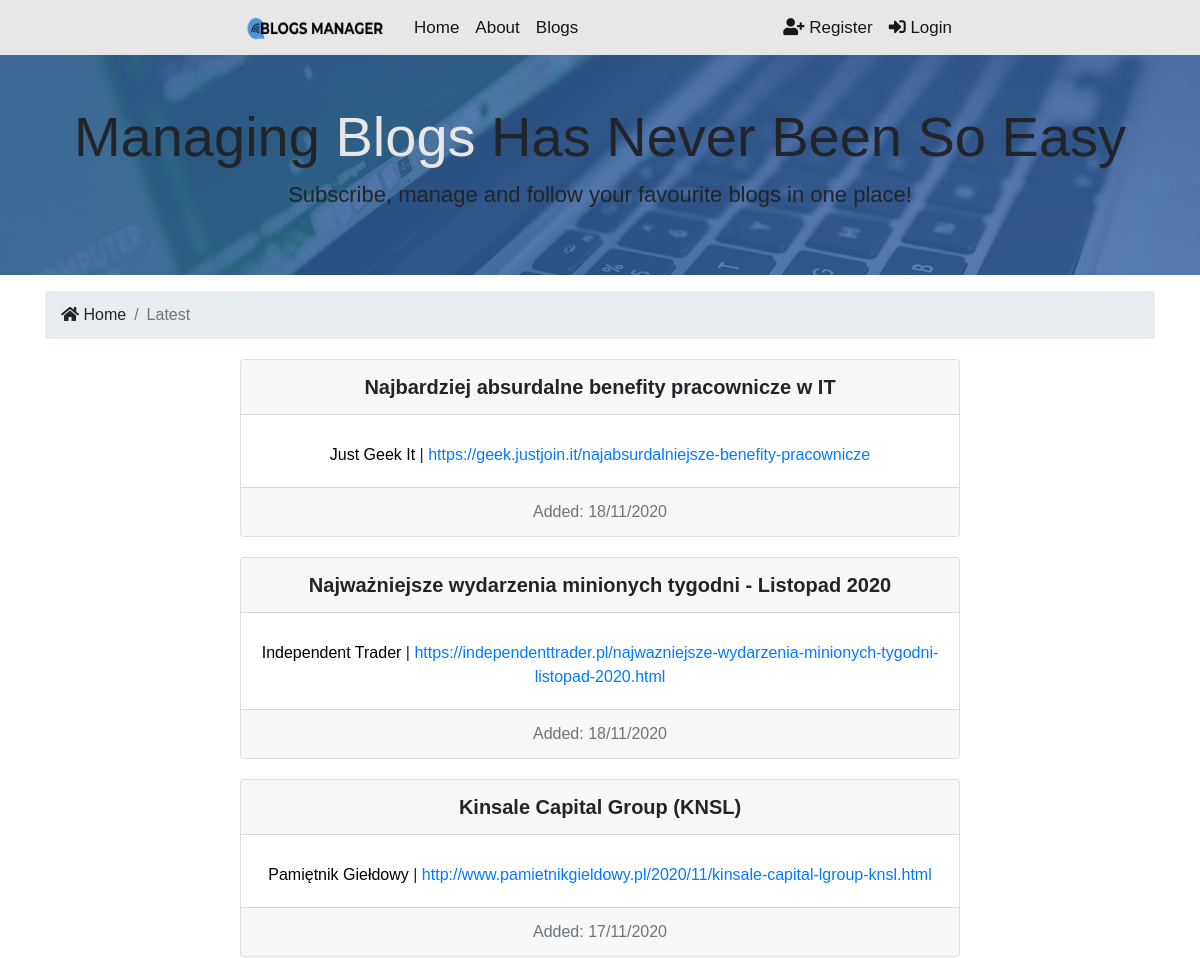
/ (upper part), run on an earlier commit of the app's database.
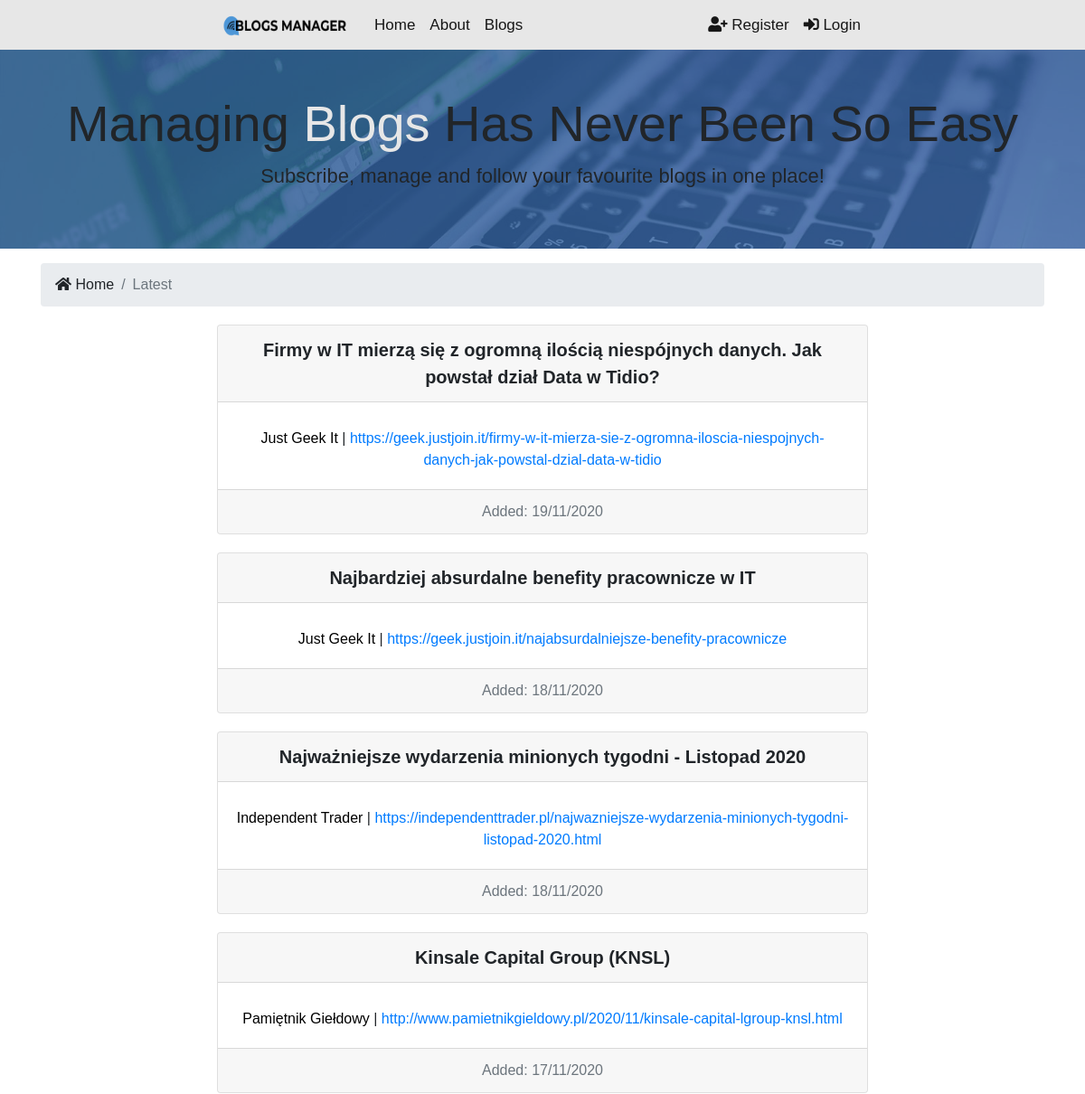
And on a later commit of the database.
### blogs/models.py (models this page shows, shortened)
class BlogPost(models.Model):
    name = models.CharField(max_length=200)
    url = models.CharField(max_length=200)
    added = models.DateTimeField()
    blog = models.ForeignKey(Blog, on_delete=models.CASCADE, related_name='blog_post')
    class Meta:
        ordering = ('-added',)

class Blog(models.Model):
    name = models.CharField(max_length=200)
    url = models.CharField(max_length=200)
    author = models.CharField(max_length=100)
    genre = models.CharField(choices=GENRE_CHOICES, default="IT", max_length=30)
    genre2 = models.CharField(choices=GENRE_CHOICES, blank=True, max_length=30)
    language = models.CharField(default="Polish", max_length=100)
    def __str__(self):
        return self.name

### pages/views.py (the view)
# urls.py: path("", views.index, name="blogs"),
def index(request):
    blog_posts = BlogPost.objects.all().order_by('-added', 'name')
    context = {"blog_posts": blog_posts}
    return render(request, "pages/index.html", context)

### templates/pages/index.html (shortened to what this page needs)
{% extends 'base.html' %}
{% block content %}
<section id="showcase-inner" class="py-5 text-black">
    <div class="container">
        <div class="row text-center">
            <div class="col-md-12">
                <h1 class="display-4">Managing <span style="color:#e7e7e7">Blogs</span> Has Never Been So Easy</h1>
                <p class="lead">Subscribe, manage and follow your favourite blogs in one place!  </p>
            </div>
        </div>
    </div>
</section>
<section id="bc" class="mt-3">
    <div class="container">
      <nav aria-label="breadcrumb">
        <ol class="breadcrumb">
            <li class="breadcrumb-item">
                <a href="{% url 'index' %}">
                <i class="fas fa-home"></i> Home</a>
            </li>
          <li class="breadcrumb-item active"> Latest</li>
        </ol>
      </nav>
    </div>
</section>
<section id="blogs">
    {% if blog_posts %}
        {% for blog_post in blog_posts %}
            <div class="card text-center">
                <div class="card-header">
                    {{ blog_post.name }}
                </div>
                    <div class="card-body">
                        <a href="{% url 'blog_info' pk=blog_post.blog.id %}" class="card-text no-link">{{blog_post.blog}}</a> | <a href="{{ blog_post.url }}" class="card-text">{{ blog_post.url }}</a>
                    </div>
                <div class="card-footer text-muted">
                Added: {{ blog_post.added|date:'d/m/Y' }}
                </div>
            </div>
        {% endfor %}
    {% else %}
        <div class="col-md-12">
            <p>No Blogs Available :(</p>
        </div>
    {% endif %}
</section>
{% endblock %}

### templates/base.html (shortened to what this page needs)
{% load static %}
<!DOCTYPE html>
<html lang="en">
<head>
    <link rel="stylesheet" href="https://stackpath.bootstrapcdn.com/bootstrap/4.5.0/css/bootstrap.min.css">
    <link rel="stylesheet" href="https://cdnjs.cloudflare.com/ajax/libs/font-awesome/5.14.0/css/all.min.css" />
    <link rel="stylesheet" type="text/css" href="{% static 'css/styles.css' %}">
</head>
<body>
    {% include 'partials/_navbar.html' %}
    {% block content %}
    {% endblock %}
</body>
</html>

### templates/partials/_navbar.html (shortened to what this page needs)
{% load static %}
<nav class="navbar navbar-expand-lg navbar-light bg-light">
	<a class="navbar-brand" href="{% url 'index' %}">
        <img src="{% static 'img/logo.png' %}" class="logo" alt="">
	</a>
    <div class="collapse navbar-collapse" id="navbarNav">
        <ul class="navbar-nav">
            <li class="nav-item">
                <a class="nav-link" href="{% url 'index' %}">Home </a>
            </li>
            <li class="nav-item">
                <a class="nav-link" href="#">About</a>
            </li>
            <li class="nav-item">
                <a class="nav-link" href="{% url 'blogs' %}">Blogs</a>
			</li>
		</ul>
	</div>
	<div class="collapse navbar-collapse justify-content-end" id="navbarNav">
        <ul class="navbar-nav">
            {% if user.is_authenticated %}
            <li class="nav-item justify-content-end">
                <a class="nav-link" href="{% url 'account' %}"><i class="fas fa-user"></i> Account</a>
            </li>
            <li class="nav-item justify-content-end">
                <a class="nav-link" href="{% url 'logout' %}"><i class="fas fa-sign-out-alt"></i> Logout</a>
			</li>
            {% else %}
			<li class="nav-item justify-content-end">
                <a class="nav-link" href="{% url 'register' %}"><i class="fas fa-user-plus"></i> Register</a>
			</li>
			<li class="nav-item justify-content-end">
                <a class="nav-link" href="{% url 'login' %}"><i class="fas fa-sign-in-alt"></i> Login</a>
            </li>
            {% endif %}
        </ul>
    </div>
</nav>

### blogs_manager/static/css/styles.css (style rules this page uses)
body { font-family: Impact, Charcoal, sans-serif; background-color: white; }
a.no-link:link { color: black; text-decoration: none; }
.bg-light { padding-left: 20%; padding-right: 20%; padding-bottom: 0; padding-top: 0; }
.navbar { background-color: #e7e7e7!important; }
.logo { width: 150px; height: 45px; }
.navbar-light .navbar-nav .nav-link { color: rgba(0,0,0, 0.9); font-size: 17px; }
.lead { font-size: 22px; }
#showcase-inner { background: url(../img/background.jpg) no-repeat center; background-size: cover; position: relative; overflow: hidden; min-height: 180px; }
#showcase-inner::before { background: rgba(55, 113, 189, 0.65); background-size: cover; content: ''; position: absolute; top: 0; left: 0; min-height: 100%; width: 100%; }
.breadcrumb-item a, a:hover, a:focus, a:active { text-decoration: none; color: inherit; }
.card { margin-top: 20px; margin-bottom: 20px; margin-left: 20%; margin-right: 20%; }
.card-header { font-size: 20px; font-weight: bold; }
.card-text { margin-bottom: 8px; }
.col-md-12 p { text-align: center; }

What changed in the data, as far as the page shows it:
added BlogPost: name "Firmy w IT mierzą się z ogromną ilością niespójnych danych. Jak powstał dział Data w Tidio?", blog "Just Geek It", url "https://geek.justjoin.it/firmy-w-it-mierza-sie-z-ogromna-iloscia-niespojnych-danych-jak-powstal-dzial-data-w-tidio", added "19/11/2020"
